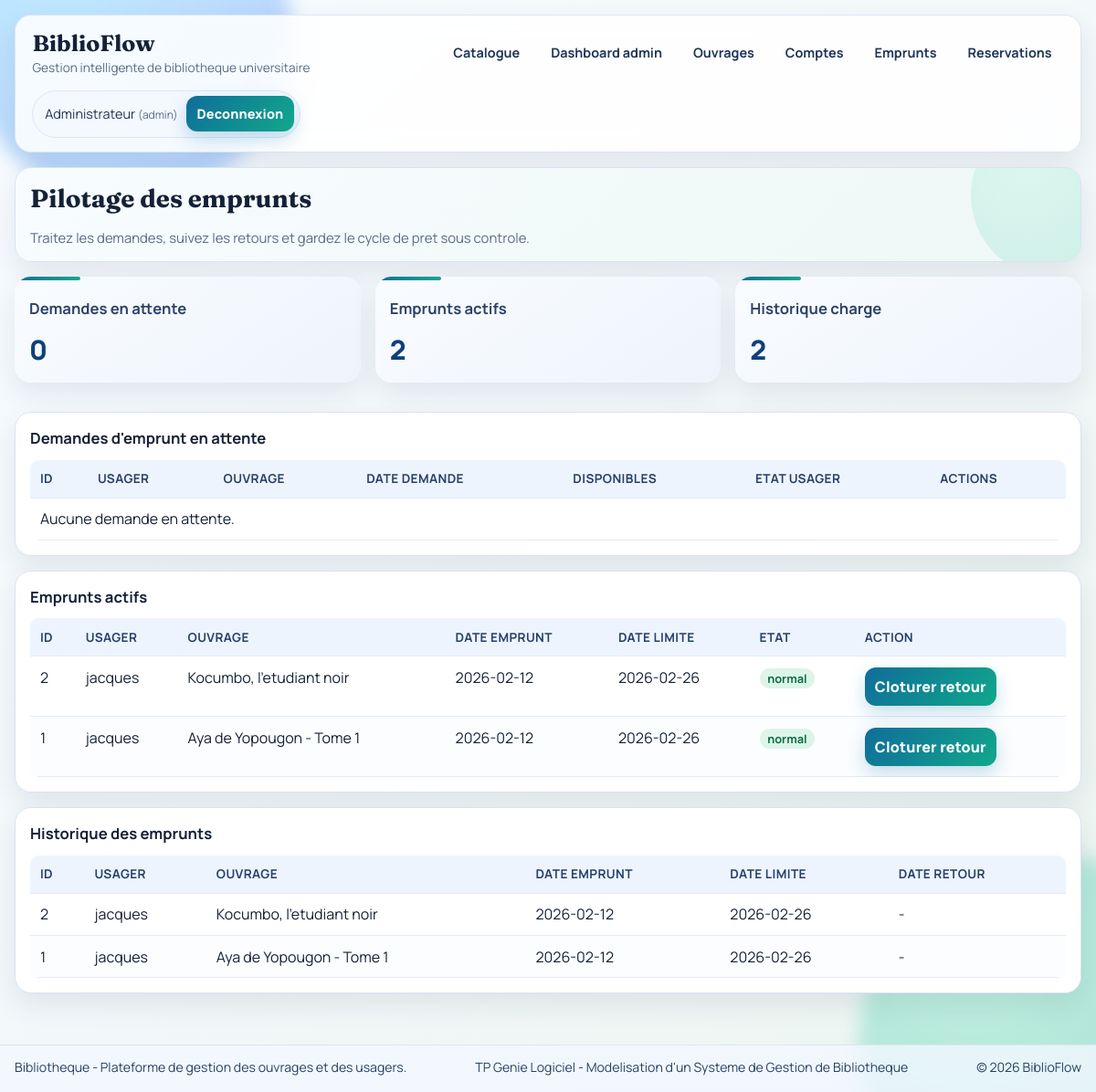
The page /loans (signed in) on the database as committed earlier.
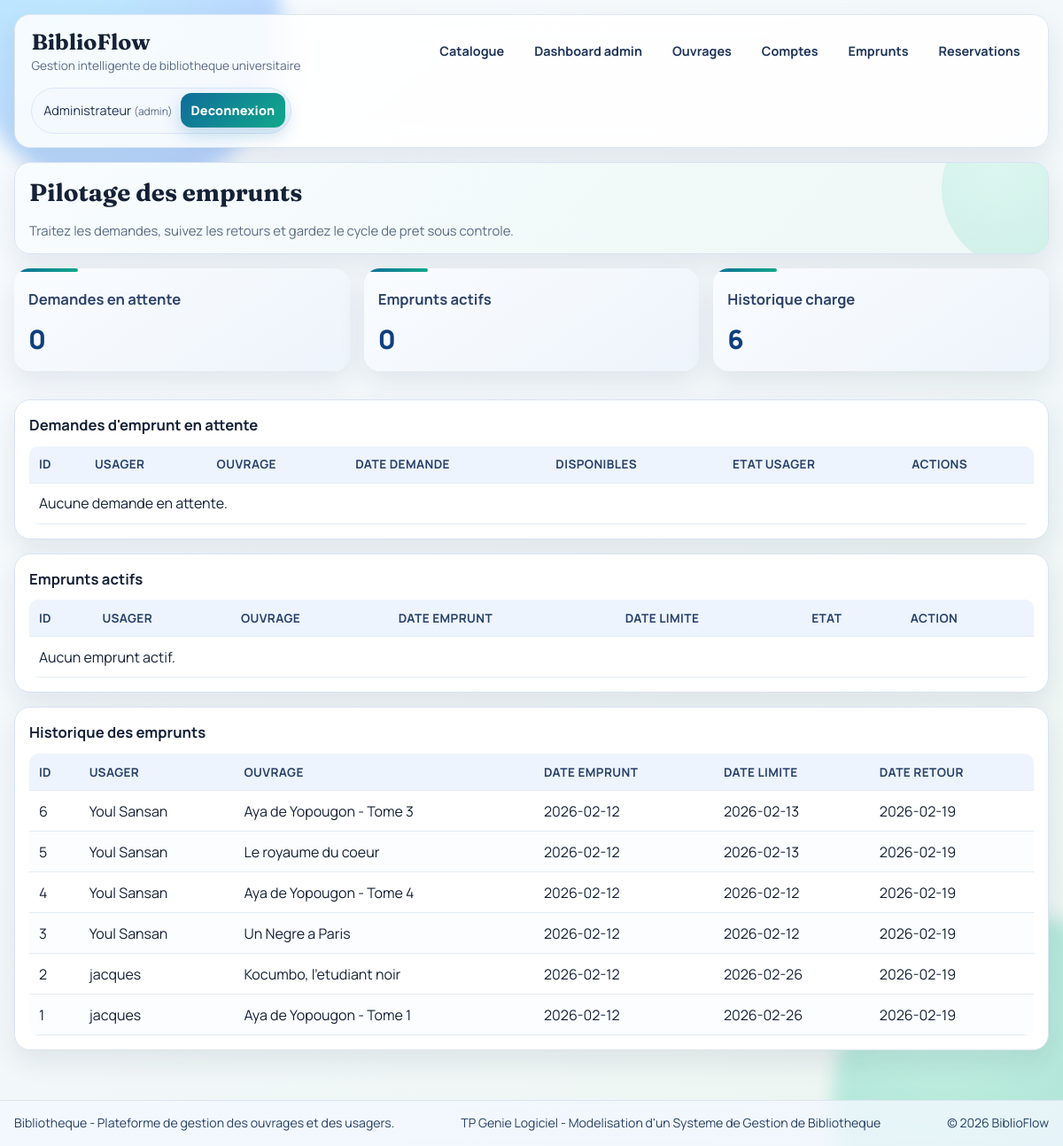
The same page on the database as committed later.
### tables this page shows
CREATE TABLE loans (
                id INTEGER PRIMARY KEY AUTOINCREMENT,
                user_id INTEGER NOT NULL,
                book_id INTEGER NOT NULL,
                loan_date TEXT NOT NULL DEFAULT (date('now')),
                due_date TEXT,
                return_date TEXT,
                FOREIGN KEY(user_id) REFERENCES users(id) ON DELETE CASCADE,
                FOREIGN KEY(book_id) REFERENCES books(id) ON DELETE CASCADE
            );

CREATE TABLE users (
                id INTEGER PRIMARY KEY AUTOINCREMENT,
                full_name TEXT NOT NULL,
                email TEXT UNIQUE NOT NULL,
                phone TEXT,
                user_type TEXT NOT NULL DEFAULT 'adherent'
            , role TEXT NOT NULL DEFAULT 'user', password_hash TEXT, is_suspended INTEGER NOT NULL DEFAULT 0, suspension_reason TEXT, suspension_origin TEXT, suspension_date TEXT);

CREATE TABLE books (
                id INTEGER PRIMARY KEY AUTOINCREMENT,
                title TEXT NOT NULL,
                author TEXT NOT NULL,
                isbn TEXT UNIQUE,
                total_copies INTEGER NOT NULL CHECK(total_copies >= 0),
                available_copies INTEGER NOT NULL CHECK(available_copies >= 0)
            , publisher TEXT, publication_year INTEGER);

### app.py (the view, shortened to what this page needs)
@app.route("/loans", methods=["GET", "POST"])
@admin_required
def loans():
    with get_db_connection() as conn:
        sync_user_suspensions(conn)
        pending_requests = conn.execute(
            """
            SELECT r.id, r.request_date, r.status,
                   u.full_name AS user_name,
                   u.is_suspended AS user_suspended,
                   b.title AS book_title,
                   b.available_copies AS available_copies
            FROM loan_requests r
            JOIN users u ON u.id = r.user_id
            JOIN books b ON b.id = r.book_id
            WHERE r.status = 'pending'
            ORDER BY r.id DESC
            """
        ).fetchall()
        active_loans = conn.execute(
            """
            SELECT l.id, l.loan_date, l.due_date,
                   b.title AS book_title,
                   u.full_name AS user_name,
                   u.is_suspended AS user_suspended,
                   CASE
                       WHEN l.due_date IS NOT NULL AND l.due_date < date('now') THEN 1
                       ELSE 0
                   END AS is_overdue
            FROM loans l
            JOIN books b ON b.id = l.book_id
            JOIN users u ON u.id = l.user_id
            WHERE l.return_date IS NULL
            ORDER BY l.loan_date DESC, l.id DESC
            """
        ).fetchall()
        loan_history = conn.execute(
            """
            SELECT l.id, l.loan_date, l.due_date, l.return_date,
                   b.title AS book_title,
                   u.full_name AS user_name
            FROM loans l
            JOIN books b ON b.id = l.book_id
            JOIN users u ON u.id = l.user_id
            ORDER BY l.id DESC
            LIMIT 30
            """
        ).fetchall()
    return render_template(
        "loans.html",
        pending_requests=pending_requests,
        active_loans=active_loans,
        loan_history=loan_history,
    )

### app.py (called while the page is built)
def get_db_connection() -> sqlite3.Connection:
    conn = sqlite3.connect(DB_PATH)
    conn.row_factory = sqlite3.Row
    conn.execute("PRAGMA journal_mode = MEMORY")
    conn.execute("PRAGMA synchronous = NORMAL")
    conn.execute("PRAGMA foreign_keys = ON")
    return conn

def get_current_user() -> Optional[sqlite3.Row]:
    user_id = session.get("user_id")
    if not user_id:
        return None
    with get_db_connection() as conn:
        sync_user_suspensions(conn)
        return conn.execute("SELECT * FROM users WHERE id = ?", (user_id,)).fetchone()

def login_required(view):
    @wraps(view)
    def wrapped(*args, **kwargs):
        if not session.get("user_id"):
            flash("Veuillez vous connecter pour continuer.", "error")
            next_target = request.path if request.method == "GET" else url_for("catalog")
            return redirect(url_for("login", next=next_target))
        return view(*args, **kwargs)
    return wrapped

@app.context_processor
def inject_user():
    return {"session_user": get_current_user(), "current_year": date.today().year}

### templates/loans.html (shortened to what the changed rows need)
{% extends "base.html" %}
{% block content %}
<section class="card hero-card page-head reveal-up">
    <h2>Pilotage des emprunts</h2>
</section>
<section class="stats-grid">
    <article class="card stat reveal-up"><h3>Emprunts actifs</h3><p>{{ active_loans|length }}</p></article>
    <article class="card stat reveal-up"><h3>Historique charge</h3><p>{{ loan_history|length }}</p></article>
</section>
<section class="card reveal-up">
    <table>
        <thead>
        <tr><th>ID</th><th>Usager</th><th>Ouvrage</th><th>Date demande</th><th>Disponibles</th><th>Etat usager</th><th>Actions</th></tr>
        </thead>
    </table>
</section>
<section class="card reveal-up">
    <table>
        <thead>
        <tr><th>ID</th><th>Usager</th><th>Ouvrage</th><th>Date emprunt</th><th>Date limite</th><th>Etat</th><th>Action</th></tr>
        </thead>
        <tbody>
        {% for loan in active_loans %}
        <tr>
            <td>{{ loan.id }}</td>
            <td>{{ loan.user_name }}</td>
            <td>{{ loan.book_title }}</td>
            <td>{{ loan.loan_date }}</td>
            <td>{{ loan.due_date or '-' }}</td>
            <td>
                {% if loan.is_overdue %}
                <span class="status-chip status-danger">en retard</span>
                {% elif loan.user_suspended %}
                <span class="status-chip status-danger">usager suspendu</span>
                {% else %}
                <span class="status-chip status-ok">normal</span>
                {% endif %}
            </td>
            <td>
                <form method="post" class="inline-form">
                    <button type="submit">Cloturer retour</button>
                </form>
            </td>
        </tr>
        {% else %}
        <tr><td colspan="7">Aucun emprunt actif.</td></tr>
        {% endfor %}
        </tbody>
    </table>
</section>
<section class="card reveal-up">
    <table>
        <thead>
        <tr><th>ID</th><th>Usager</th><th>Ouvrage</th><th>Date emprunt</th><th>Date limite</th><th>Date retour</th></tr>
        </thead>
        <tbody>
        {% for loan in loan_history %}
        <tr>
            <td>{{ loan.id }}</td>
            <td>{{ loan.user_name }}</td>
            <td>{{ loan.book_title }}</td>
            <td>{{ loan.loan_date }}</td>
            <td>{{ loan.due_date or '-' }}</td>
            <td>{{ loan.return_date or '-' }}</td>
        </tr>
        {% else %}
        <tr><td colspan="6">Aucun historique.</td></tr>
        {% endfor %}
        </tbody>
    </table>
</section>
{% endblock %}

Rows that differ between the two databases and show on the page:
no longer on one of the page's lists (row edited): loans: id "2", user_name "jacques", book_title "Kocumbo, l'etudiant noir", loan_date "2026-02-12", due_date "2026-02-26"
no longer on one of the page's lists (row edited): loans: id "1", user_name "jacques", book_title "Aya de Yopougon - Tome 1", loan_date "2026-02-12", due_date "2026-02-26"
added loans: id "6", user_name "Youl Sansan", book_title "Aya de Yopougon - Tome 3", loan_date "2026-02-12", due_date "2026-02-13", return_date "2026-02-19", shown under "Historique des emprunts"
added loans: id "5", user_name "Youl Sansan", book_title "Le royaume du coeur", loan_date "2026-02-12", due_date "2026-02-13", return_date "2026-02-19", shown under "Historique des emprunts"
added loans: id "4", user_name "Youl Sansan", book_title "Aya de Yopougon - Tome 4", loan_date "2026-02-12", due_date "2026-02-12", return_date "2026-02-19", shown under "Historique des emprunts"
added loans: id "3", user_name "Youl Sansan", book_title "Un Negre a Paris", loan_date "2026-02-12", due_date "2026-02-12", return_date "2026-02-19", shown under "Historique des emprunts"
changed loans "Kocumbo, l'etudiant noir": return_date "-" → "2026-02-19"
changed loans "Aya de Yopougon - Tome 1": return_date "-" → "2026-02-19"
Other text that changed with them:
{{ active_loans|length }}: "2" → "0"
{{ loan_history|length }}: "2" → "6"
text now shown: "Aucun emprunt actif."
